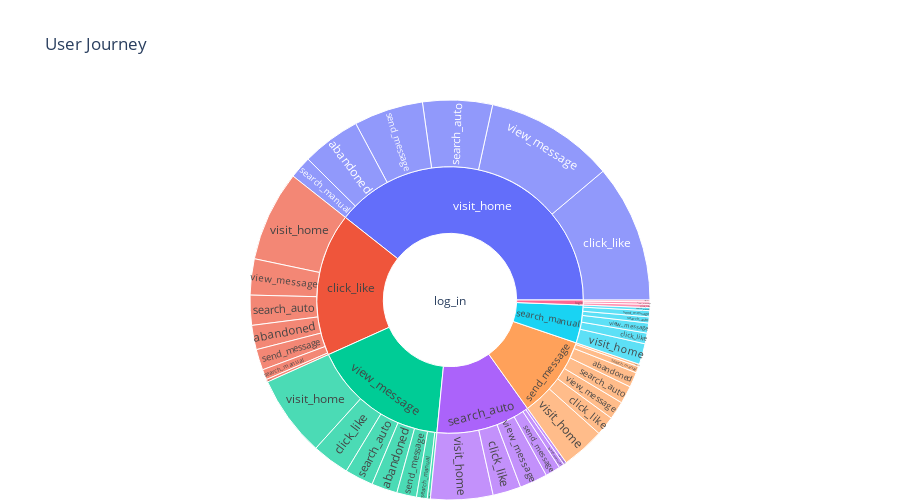

The code cell stored with this chart in its notebook:
### Code cell
# Visualize user journey as a sunburst chart
# Reference: https://plotly.com/python-api-reference/generated/plotly.express.sunburst.html
fig = px.sunburst(
  data_frame = df,                          # your data frame
  path = ['event_1', 'event_2', 'event_3'], # list of column names representing the user journey
  values = 'n',                             # column name indicating number of users following the path
  height = 500,                             # height of the chart
  title = "User Journey"                    # title of the chart
)
fig.update_layout(margin = dict(l=0, r=0, b=0))
fig.show(config = {"displayModeBar": False})

### Figure 1 — Plotly figure (JSON) as saved in the notebook; plotly's stock layout.template omitted (floating-point values rounded to 4 significant figures)
{"data": [{"branchvalues": "total", "domain": {"x": [0, 1], "y": [0, 1]}, "hovertemplate": "labels=%{label}<br>n=%{value}<br>parent=%{parent}<br>id=%{id}<extra></extra>", "ids": ["log_in/click_like/abandoned", "log_in/send_message/abandoned", "log_in/view_message/abandoned", "log_in/visit_home/abandoned", "log_in/login/click_like", "log_in/search_auto/click_like", "log_in/search_manual/click_like", "log_in/send_message/click_like", "log_in/view_message/click_like", "log_in/visit_home/click_like", "log_in/click_like/log_in", "log_in/send_message/log_in", "log_in/view_message/log_in", "log_in/click_like/search_auto", "log_in/search_auto/search_auto", "log_in/search_manual/search_auto", "log_in/send_message/search_auto", "log_in/view_message/search_auto", "log_in/visit_home/search_auto", "log_in/click_like/search_manual", "log_in/search_auto/search_manual", "log_in/search_manual/search_manual", "log_in/send_message/search_manual", "log_in/view_message/search_manual", "log_in/visit_home/search_manual", "log_in/click_like/send_message", "log_in/search_auto/send_message", "log_in/search_manual/send_message", "log_in/view_message/send_message", "log_in/visit_home/send_message", "log_in/click_like/view_message", "log_in/login/view_message", "log_in/search_auto/view_message", "log_in/search_manual/view_message", "log_in/send_message/view_message", "log_in/visit_home/view_message", "log_in/click_like/visit_home", "log_in/login/visit_home", "log_in/search_auto/visit_home", "log_in/search_manual/visit_home", "log_in/send_message/visit_home", "log_in/view_message/visit_home", "log_in/click_like", "log_in/login", "log_in/search_auto", "log_in/search_manual", "log_in/send_message", "log_in/view_message", "log_in/visit_home", "log_in"], "labels": ["abandoned", "abandoned", "abandoned", "abandoned", "click_like", "click_like", "click_like", "click_like", "click_like", "click_like", "log_in", "log_in", "log_in", "search_auto", "search_auto", "search_auto", "search_auto", "search_auto", "search_auto", "search_manual", "search_manual", "search_manual", "search_manual", "search_manual", "search_manual", "send_message", "send_message", "send_message", "send_message", "send_message", "view_message", "view_message", "view_message", "view_message", "view_message", "view_message", "visit_home", "visit_home", "visit_home", "visit_home", "visit_home", "visit_home", "click_like", "login", "search_auto", "search_manual", "send_message", "view_message", "visit_home", "log_in"], "name": "", "parents": ["log_in/click_like", "log_in/send_message", "log_in/view_message", "log_in/visit_home", "log_in/login", "log_in/search_auto", "log_in/search_manual", "log_in/send_message", "log_in/view_message", "log_in/visit_home", "log_in/click_like", "log_in/send_message", "log_in/view_message", "log_in/click_like", "log_in/search_auto", "log_in/search_manual", "log_in/send_message", "log_in/view_message", "log_in/visit_home", "log_in/click_like", "log_in/search_auto", "log_in/search_manual", "log_in/send_message", "log_in/view_message", "log_in/visit_home", "log_in/click_like", "log_in/search_auto", "log_in/search_manual", "log_in/view_message", "log_in/visit_home", "log_in/click_like", "log_in/login", "log_in/search_auto", "log_in/search_manual", "log_in/send_message", "log_in/visit_home", "log_in/click_like", "log_in/login", "log_in/search_auto", "log_in/search_manual", "log_in/send_message", "log_in/view_message", "log_in", "log_in", "log_in", "log_in", "log_in", "log_in", "log_in", ""], "values": [728, 453, 773, 1762, 97, 843, 320, 580, 1123, 4126, 79, 72, 91, 898, 90, 184, 530, 855, 2086, 308, 158, 91, 195, 323, 667, 622, 450, 183, 591, 2077, 1081, 75, 836, 300, 547, 3869, 2714, 53, 1866, 627, 1295, 2437, 6430, 225, 4243, 1705, 3672, 6193, 14587, 37055], "type": "sunburst"}], "layout": {"legend": {"tracegroupgap": 0}, "title": {"text": "User Journey"}, "height": 500, "margin": {"l": 0, "r": 0, "b": 0}}}
